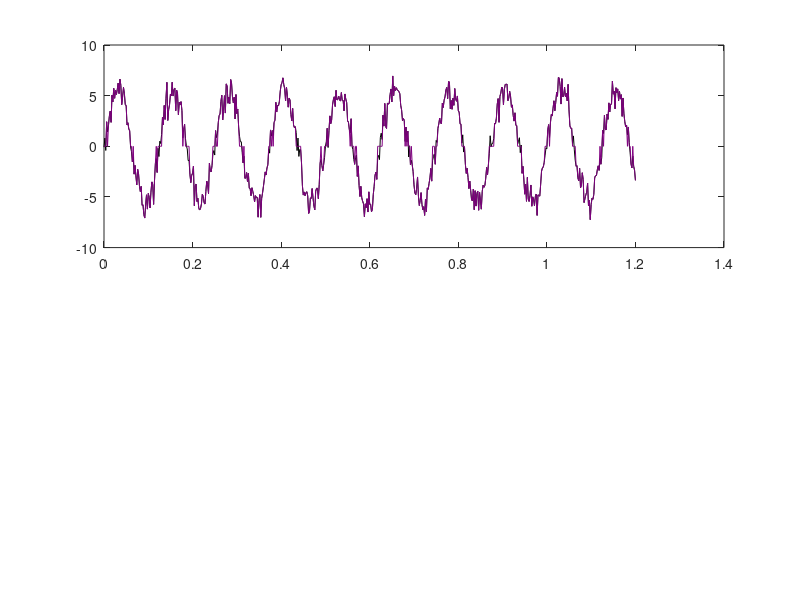

Recreate this plot in MATLAB. (Note: this script raises an error after producing the figure.)
% Anastasija Michailova, Ef-25/2, 2026-09-25
clc
clearvars
close all

A = 5.5;
f = 8;
sigma = 0.8;
U1 = 3.5;
U2 = 1.5;
t = 0:0.002:1.2;
s_t = A*sin(2*pi*f*t);
n = sigma*randn(size(t));
s = s_t + n;
t1 = t(s>U1);
s1 = s(s>U1);
s2 = s;
s2(abs(s2)<U2) = 0;

figure;
subplot(2, 1, 1);
plot(t, s, 'k');
hold on;
plot(t, s2, 'Color', [0.5, 0, 0.5]);
yline(U1, 'k--');
yline(U2, 'k');
hold off;
grid on;
title('a) Pradinis ir filtruotas signalai');
xlabel('Laikas (s)', 'Color', 'r', 'FontSize', 13, 'FontWeight', 'bold');
ylabel('Įtampa (V)', 'Color', 'r', 'FontSize', 13, 'FontWeight', 'bold');
legend('Pradinis', 'Filtruotas', 'U_1 riba', 'U_2 riba', 'Location', 'southwest');

subplot(2, 1, 2);
stem(t1, s1, 'k'); 
hold on;
[max_val, max_idx] = max(s);
[min_val, min_idx] = min(s);
plot(t(max_idx), max_val, 'r^', 'MarkerFaceColor', 'r', 'MarkerSize', 8);
plot(t(min_idx), min_val, 'ys', 'MarkerFaceColor', 'y', 'MarkerSize', 8);
hold off;
grid on;
title('b) Signalo reikšmės viršijančios U_1');
xlabel('Laikas (s)', 'Color', 'r', 'FontSize', 13, 'FontWeight', 'bold');
ylabel('Įtampa (V)', 'Color', 'r', 'FontSize', 13, 'FontWeight', 'bold');
axis([0 1.2 min_val-1 max(s1)+1]);
legend('Reikšmės > U_1', 'Maksimali reikšmė', 'Minimali reikšmė', 'Location', 'southwest');
